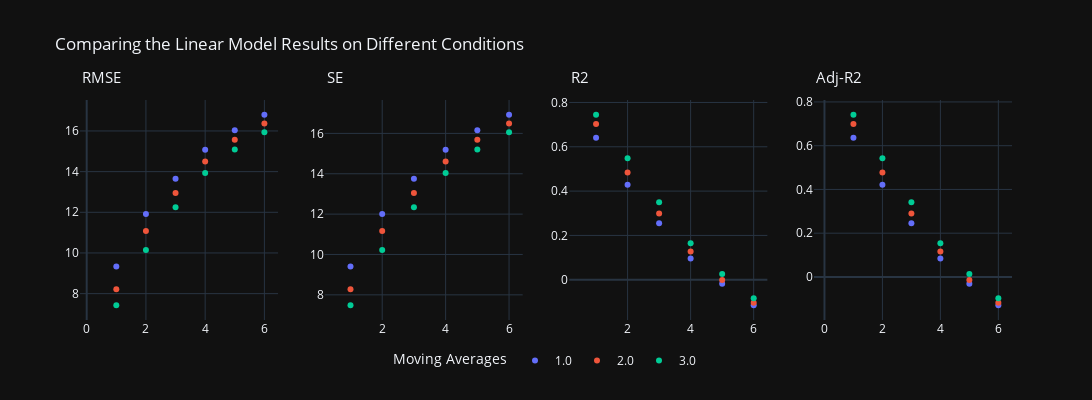
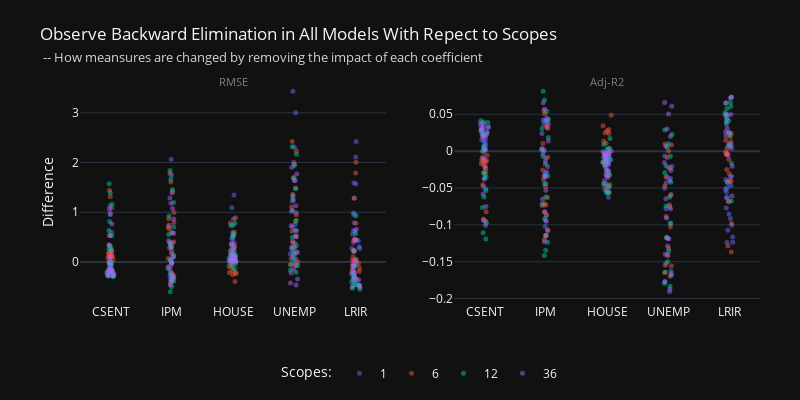
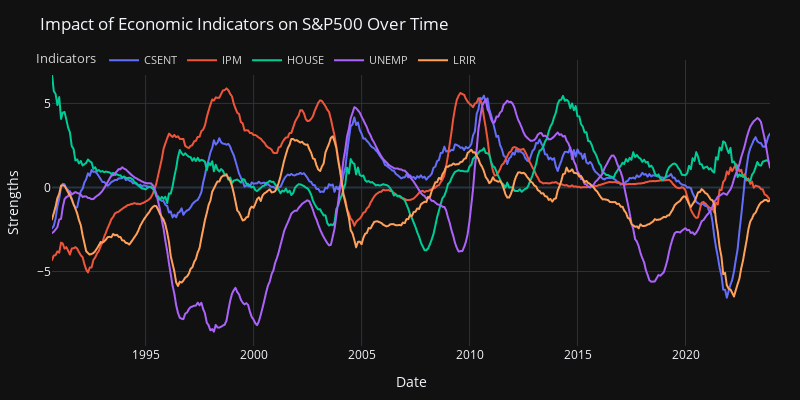

Notebook code for these charts, in order:
### Code cell
# comparing model performance & backward elimination test
fig1_1, fig1_2, fig1_3 = PA.model_learning([1, 6, 12, 36], model='LinR')

horizon_plots(fig1_1, 'Linear Model').show()
fig1_2.show()
fig1_3.show()

### Figure 1 — Plotly figure (JSON) as saved in the notebook; plotly's stock layout.template omitted (floating-point values rounded to 4 significant figures)
{"data": [{"hovertemplate": "MA=1.0<br>FP=%{x}<br>RMSE=%{y}<extra></extra>", "legendgroup": "1.0", "marker": {"color": "#636efa", "symbol": "circle"}, "mode": "markers", "name": "1.0", "orientation": "v", "showlegend": true, "type": "scatter", "x": [1, 2, 3, 4, 5, 6], "xaxis": "x", "y": [9.338, 11.91, 13.65, 15.08, 16.03, 16.8], "yaxis": "y"}, {"hovertemplate": "MA=2.0<br>FP=%{x}<br>RMSE=%{y}<extra></extra>", "legendgroup": "2.0", "marker": {"color": "#EF553B", "symbol": "circle"}, "mode": "markers", "name": "2.0", "orientation": "v", "showlegend": true, "type": "scatter", "x": [1, 2, 3, 4, 5, 6], "xaxis": "x", "y": [8.214, 11.08, 12.95, 14.5, 15.57, 16.36], "yaxis": "y"}, {"hovertemplate": "MA=3.0<br>FP=%{x}<br>RMSE=%{y}<extra></extra>", "legendgroup": "3.0", "marker": {"color": "#00cc96", "symbol": "circle"}, "mode": "markers", "name": "3.0", "orientation": "v", "showlegend": true, "type": "scatter", "x": [1, 2, 3, 4, 5, 6], "xaxis": "x", "y": [7.429, 10.15, 12.25, 13.94, 15.09, 15.94], "yaxis": "y"}, {"hovertemplate": "MA=1.0<br>FP=%{x}<br>SE=%{y}<extra></extra>", "legendgroup": "1.0", "marker": {"color": "#636efa", "symbol": "circle"}, "mode": "markers", "name": "1.0", "orientation": "v", "showlegend": false, "type": "scatter", "x": [1, 2, 3, 4, 5, 6], "xaxis": "x2", "y": [9.408, 12.0, 13.76, 15.19, 16.15, 16.92], "yaxis": "y2"}, {"hovertemplate": "MA=2.0<br>FP=%{x}<br>SE=%{y}<extra></extra>", "legendgroup": "2.0", "marker": {"color": "#EF553B", "symbol": "circle"}, "mode": "markers", "name": "2.0", "orientation": "v", "showlegend": false, "type": "scatter", "x": [1, 2, 3, 4, 5, 6], "xaxis": "x2", "y": [8.275, 11.16, 13.05, 14.61, 15.68, 16.49], "yaxis": "y2"}, {"hovertemplate": "MA=3.0<br>FP=%{x}<br>SE=%{y}<extra></extra>", "legendgroup": "3.0", "marker": {"color": "#00cc96", "symbol": "circle"}, "mode": "markers", "name": "3.0", "orientation": "v", "showlegend": false, "type": "scatter", "x": [1, 2, 3, 4, 5, 6], "xaxis": "x2", "y": [7.484, 10.22, 12.34, 14.04, 15.2, 16.06], "yaxis": "y2"}, {"hovertemplate": "MA=1.0<br>FP=%{x}<br>R2=%{y}<extra></extra>", "legendgroup": "1.0", "marker": {"color": "#636efa", "symbol": "circle"}, "mode": "markers", "name": "1.0", "orientation": "v", "showlegend": false, "type": "scatter", "x": [1, 2, 3, 4, 5, 6], "xaxis": "x3", "y": [0.6406, 0.4292, 0.2551, 0.096, -0.01785, -0.1152], "yaxis": "y3"}, {"hovertemplate": "MA=2.0<br>FP=%{x}<br>R2=%{y}<extra></extra>", "legendgroup": "2.0", "marker": {"color": "#EF553B", "symbol": "circle"}, "mode": "markers", "name": "2.0", "orientation": "v", "showlegend": false, "type": "scatter", "x": [1, 2, 3, 4, 5, 6], "xaxis": "x3", "y": [0.7033, 0.4836, 0.2992, 0.1275, -0.001215, -0.104], "yaxis": "y3"}, {"hovertemplate": "MA=3.0<br>FP=%{x}<br>R2=%{y}<extra></extra>", "legendgroup": "3.0", "marker": {"color": "#00cc96", "symbol": "circle"}, "mode": "markers", "name": "3.0", "orientation": "v", "showlegend": false, "type": "scatter", "x": [1, 2, 3, 4, 5, 6], "xaxis": "x3", "y": [0.7446, 0.5488, 0.3501, 0.165, 0.0258, -0.08418], "yaxis": "y3"}, {"hovertemplate": "MA=1.0<br>FP=%{x}<br>Adj-R2=%{y}<extra></extra>", "legendgroup": "1.0", "marker": {"color": "#636efa", "symbol": "circle"}, "mode": "markers", "name": "1.0", "orientation": "v", "showlegend": false, "type": "scatter", "x": [1, 2, 3, 4, 5, 6], "xaxis": "x4", "y": [0.6361, 0.422, 0.2457, 0.08459, -0.03073, -0.1294], "yaxis": "y4"}, {"hovertemplate": "MA=2.0<br>FP=%{x}<br>Adj-R2=%{y}<extra></extra>", "legendgroup": "2.0", "marker": {"color": "#EF553B", "symbol": "circle"}, "mode": "markers", "name": "2.0", "orientation": "v", "showlegend": false, "type": "scatter", "x": [1, 2, 3, 4, 5, 6], "xaxis": "x4", "y": [0.6996, 0.4771, 0.2903, 0.1165, -0.01389, -0.118], "yaxis": "y4"}, {"hovertemplate": "MA=3.0<br>FP=%{x}<br>Adj-R2=%{y}<extra></extra>", "legendgroup": "3.0", "marker": {"color": "#00cc96", "symbol": "circle"}, "mode": "markers", "name": "3.0", "orientation": "v", "showlegend": false, "type": "scatter", "x": [1, 2, 3, 4, 5, 6], "xaxis": "x4", "y": [0.7414, 0.5431, 0.3419, 0.1545, 0.01347, -0.09794], "yaxis": "y4"}], "layout": {"annotations": [{"font": {"size": 15}, "showarrow": false, "text": "RMSE", "x": 0.5, "xanchor": "center", "xref": "x", "y": 1.05, "yanchor": "bottom", "yref": "paper"}, {"font": {"size": 15}, "showarrow": false, "text": "SE", "x": 0.5, "xanchor": "center", "xref": "x2", "y": 1.05, "yanchor": "bottom", "yref": "paper"}, {"font": {"size": 15}, "showarrow": false, "text": "R2", "x": 0.5, "xanchor": "center", "xref": "x3", "y": 1.05, "yanchor": "bottom", "yref": "paper"}, {"font": {"size": 15}, "showarrow": false, "text": "Adj-R2", "x": 0.5, "xanchor": "center", "xref": "x4", "y": 1.05, "yanchor": "bottom", "yref": "paper"}], "height": 400, "legend": {"orientation": "h", "title": {"text": "Moving Averages"}, "x": 0.5, "xanchor": "center", "y": -0.25, "yanchor": "bottom"}, "title": {"text": "Comparing the Linear Model Results on Different Conditions"}, "width": 1250, "xaxis": {"anchor": "y", "domain": [0, 0.2125]}, "xaxis2": {"anchor": "y2", "domain": [0.2625, 0.475]}, "xaxis3": {"anchor": "y3", "domain": [0.525, 0.7375]}, "xaxis4": {"anchor": "y4", "domain": [0.7875, 1]}, "yaxis": {"anchor": "x", "domain": [0, 1]}, "yaxis2": {"anchor": "x2", "domain": [0, 1]}, "yaxis3": {"anchor": "x3", "domain": [0, 1]}, "yaxis4": {"anchor": "x4", "domain": [0, 1]}}}

### Figure 2 — Plotly figure (JSON) as saved in the notebook; plotly's stock layout.template omitted (floating-point values rounded to 4 significant figures)
{"data": [{"alignmentgroup": "True", "boxpoints": "all", "fillcolor": "rgba(255,255,255,0)", "hoveron": "points", "hovertemplate": "sc=1<br>theta=%{x}<br>diff=%{y}<extra></extra>", "legendgroup": "1", "line": {"color": "rgba(255,255,255,0)"}, "marker": {"color": "#636efa", "opacity": 0.5, "size": 5}, "name": "1", "offsetgroup": "1", "orientation": "v", "pointpos": 0, "showlegend": true, "type": "box", "x": ["CSENT", "IPM", "HOUSE", "UNEMP", "LRIR", "CSENT", "IPM", "HOUSE", "UNEMP", "LRIR", "CSENT", "IPM", "HOUSE", "UNEMP", "LRIR", "CSENT", "IPM", "HOUSE", "UNEMP", "LRIR", "CSENT", "IPM", "HOUSE", "UNEMP", "LRIR", "CSENT", "IPM", "HOUSE", "UNEMP", "LRIR", "CSENT", "IPM", "HOUSE", "UNEMP", "LRIR", "CSENT", "IPM", "HOUSE", "UNEMP", "LRIR", "CSENT", "IPM", "HOUSE", "UNEMP", "LRIR", "CSENT", "IPM", "HOUSE", "UNEMP", "LRIR", "CSENT", "IPM", "HOUSE", "UNEMP", "LRIR", "CSENT", "IPM", "HOUSE", "UNEMP", "LRIR", "CSENT", "IPM", "HOUSE", "UNEMP", "LRIR", "CSENT", "IPM", "HOUSE", "UNEMP", "LRIR", "CSENT", "IPM", "HOUSE", "UNEMP", "LRIR", "CSENT", "IPM", "HOUSE", "UNEMP", "LRIR", "CSENT", "IPM", "HOUSE", "UNEMP", "LRIR", "CSENT", "IPM", "HOUSE", "UNEMP", "LRIR"], "x0": " ", "xaxis": "x", "y": [0.5975, 1.388, 0.8647, 2.312, 1.595, -0.1888, 0.3842, 0.4755, 1.335, 0.9837, -0.1946, 0.2969, 0.3169, 0.7505, 0.6318, -0.2571, -0.01871, 0.1417, 0.3824, 0.44, -0.2687, -0.3483, 0.09658, 0.1903, 0.3844, -0.1399, -0.3291, 0.1198, 0.0529, 0.3079, 0.9468, 1.749, 1.09, 3.002, 2.109, -0.09525, 0.3534, 0.5865, 1.642, 1.282, -0.1458, 0.3415, 0.4555, 0.9965, 0.7891, -0.2717, -0.004315, 0.2324, 0.5225, 0.5583, -0.2866, -0.3403, 0.1413, 0.3032, 0.425, -0.09389, -0.3391, 0.1551, 0.1627, 0.2739, 1.123, 2.064, 1.347, 3.437, 2.421, 0.108, 0.5914, 0.7401, 2.008, 1.567, -0.04769, 0.3819, 0.5266, 1.228, 0.955, -0.2305, 0.08946, 0.2571, 0.7005, 0.6168, -0.2669, -0.2666, 0.1501, 0.411, 0.4539, -0.06992, -0.2956, 0.1513, 0.2729, 0.2677], "y0": " ", "yaxis": "y"}, {"alignmentgroup": "True", "boxpoints": "all", "fillcolor": "rgba(255,255,255,0)", "hoveron": "points", "hovertemplate": "sc=1<br>theta=%{x}<br>diff=%{y}<extra></extra>", "legendgroup": "1", "line": {"color": "rgba(255,255,255,0)"}, "marker": {"color": "#636efa", "opacity": 0.5, "size": 5}, "name": "1", "offsetgroup": "1", "orientation": "v", "pointpos": 0, "showlegend": false, "type": "box", "x": ["CSENT", "IPM", "HOUSE", "UNEMP", "LRIR", "CSENT", "IPM", "HOUSE", "UNEMP", "LRIR", "CSENT", "IPM", "HOUSE", "UNEMP", "LRIR", "CSENT", "IPM", "HOUSE", "UNEMP", "LRIR", "CSENT", "IPM", "HOUSE", "UNEMP", "LRIR", "CSENT", "IPM", "HOUSE", "UNEMP", "LRIR", "CSENT", "IPM", "HOUSE", "UNEMP", "LRIR", "CSENT", "IPM", "HOUSE", "UNEMP", "LRIR", "CSENT", "IPM", "HOUSE", "UNEMP", "LRIR", "CSENT", "IPM", "HOUSE", "UNEMP", "LRIR", "CSENT", "IPM", "HOUSE", "UNEMP", "LRIR", "CSENT", "IPM", "HOUSE", "UNEMP", "LRIR", "CSENT", "IPM", "HOUSE", "UNEMP", "LRIR", "CSENT", "IPM", "HOUSE", "UNEMP", "LRIR", "CSENT", "IPM", "HOUSE", "UNEMP", "LRIR", "CSENT", "IPM", "HOUSE", "UNEMP", "LRIR", "CSENT", "IPM", "HOUSE", "UNEMP", "LRIR", "CSENT", "IPM", "HOUSE", "UNEMP", "LRIR"], "x0": " ", "xaxis": "x2", "y": [-0.0353, -0.08641, -0.05202, -0.1526, -0.1006, 0.01547, -0.03237, -0.04024, -0.1176, -0.08526, 0.01884, -0.02933, -0.03134, -0.07551, -0.06327, 0.02825, 0.002073, -0.0158, -0.043, -0.04958, 0.0319, 0.04123, -0.01161, -0.02293, -0.04663, 0.0173, 0.04044, -0.01494, -0.00658, -0.03861, -0.04771, -0.09403, -0.05561, -0.1773, -0.1166, 0.007435, -0.02826, -0.04746, -0.1402, -0.1075, 0.0137, -0.03278, -0.04395, -0.0984, -0.07724, 0.02968, 0.0004762, -0.02588, -0.05882, -0.06294, 0.03432, 0.04067, -0.01717, -0.03705, -0.05215, 0.01176, 0.04212, -0.01959, -0.02055, -0.03472, -0.05107, -0.1023, -0.06255, -0.1909, -0.1238, -0.007827, -0.04412, -0.05569, -0.1622, -0.1235, 0.004349, -0.03554, -0.04934, -0.1188, -0.09125, 0.02478, -0.009742, -0.02818, -0.07814, -0.06858, 0.03196, 0.03192, -0.01824, -0.0504, -0.05576, 0.008808, 0.03695, -0.01921, -0.03478, -0.03411], "y0": " ", "yaxis": "y2"}, {"alignmentgroup": "True", "boxpoints": "all", "fillcolor": "rgba(255,255,255,0)", "hoveron": "points", "hovertemplate": "sc=6<br>theta=%{x}<br>diff=%{y}<extra></extra>", "legendgroup": "6", "line": {"color": "rgba(255,255,255,0)"}, "marker": {"color": "#EF553B", "opacity": 0.5, "size": 5}, "name": "6", "offsetgroup": "6", "orientation": "v", "pointpos": 0, "showlegend": true, "type": "box", "x": ["CSENT", "IPM", "HOUSE", "UNEMP", "LRIR", "CSENT", "IPM", "HOUSE", "UNEMP", "LRIR", "CSENT", "IPM", "HOUSE", "UNEMP", "LRIR", "CSENT", "IPM", "HOUSE", "UNEMP", "LRIR", "CSENT", "IPM", "HOUSE", "UNEMP", "LRIR", "CSENT", "IPM", "HOUSE", "UNEMP", "LRIR", "CSENT", "IPM", "HOUSE", "UNEMP", "LRIR", "CSENT", "IPM", "HOUSE", "UNEMP", "LRIR", "CSENT", "IPM", "HOUSE", "UNEMP", "LRIR", "CSENT", "IPM", "HOUSE", "UNEMP", "LRIR", "CSENT", "IPM", "HOUSE", "UNEMP", "LRIR", "CSENT", "IPM", "HOUSE", "UNEMP", "LRIR", "CSENT", "IPM", "HOUSE", "UNEMP", "LRIR", "CSENT", "IPM", "HOUSE", "UNEMP", "LRIR", "CSENT", "IPM", "HOUSE", "UNEMP", "LRIR", "CSENT", "IPM", "HOUSE", "UNEMP", "LRIR", "CSENT", "IPM", "HOUSE", "UNEMP", "LRIR", "CSENT", "IPM", "HOUSE", "UNEMP", "LRIR"], "x0": " ", "xaxis": "x", "y": [1.092, 1.413, 0.5997, 1.973, 1.286, 0.2336, 0.8666, 0.2081, 1.363, 0.4265, 0.1622, 0.5822, 0.09904, 0.8139, 0.2336, 0.04663, 0.2185, -0.2134, 0.3975, 0.01055, 0.102, -0.2762, -0.3964, 0.06818, 0.03828, -0.1616, -0.424, -0.2136, -0.06284, 0.2302, 1.319, 1.607, 0.7817, 2.236, 1.791, 0.3323, 0.7919, 0.3608, 1.489, 0.4542, 0.1126, 0.6637, 0.1442, 0.947, 0.1051, 0.1197, 0.3252, -0.09115, 0.5016, -0.0326, 0.1627, -0.08323, -0.2367, 0.179, -0.1019, 0.006329, -0.3866, -0.2603, -0.07195, 0.02678, 1.443, 1.78, 0.8897, 2.424, 2.007, 0.5312, 0.9948, 0.5243, 1.698, 0.778, 0.1668, 0.7032, 0.312, 1.104, 0.03234, 0.08259, 0.4065, -0.02969, 0.6154, -0.1276, 0.2196, 0.06669, -0.1095, 0.2781, -0.1944, 0.1092, -0.2342, -0.1802, -0.001023, -0.1459], "y0": " ", "yaxis": "y"}, {"alignmentgroup": "True", "boxpoints": "all", "fillcolor": "rgba(255,255,255,0)", "hoveron": "points", "hovertemplate": "sc=6<br>theta=%{x}<br>diff=%{y}<extra></extra>", "legendgroup": "6", "line": {"color": "rgba(255,255,255,0)"}, "marker": {"color": "#EF553B", "opacity": 0.5, "size": 5}, "name": "6", "offsetgroup": "6", "orientation": "v", "pointpos": 0, "showlegend": false, "type": "box", "x": ["CSENT", "IPM", "HOUSE", "UNEMP", "LRIR", "CSENT", "IPM", "HOUSE", "UNEMP", "LRIR", "CSENT", "IPM", "HOUSE", "UNEMP", "LRIR", "CSENT", "IPM", "HOUSE", "UNEMP", "LRIR", "CSENT", "IPM", "HOUSE", "UNEMP", "LRIR", "CSENT", "IPM", "HOUSE", "UNEMP", "LRIR", "CSENT", "IPM", "HOUSE", "UNEMP", "LRIR", "CSENT", "IPM", "HOUSE", "UNEMP", "LRIR", "CSENT", "IPM", "HOUSE", "UNEMP", "LRIR", "CSENT", "IPM", "HOUSE", "UNEMP", "LRIR", "CSENT", "IPM", "HOUSE", "UNEMP", "LRIR", "CSENT", "IPM", "HOUSE", "UNEMP", "LRIR", "CSENT", "IPM", "HOUSE", "UNEMP", "LRIR", "CSENT", "IPM", "HOUSE", "UNEMP", "LRIR", "CSENT", "IPM", "HOUSE", "UNEMP", "LRIR", "CSENT", "IPM", "HOUSE", "UNEMP", "LRIR", "CSENT", "IPM", "HOUSE", "UNEMP", "LRIR", "CSENT", "IPM", "HOUSE", "UNEMP", "LRIR"], "x0": " ", "xaxis": "x2", "y": [-0.08209, -0.1081, -0.0439, -0.1554, -0.09769, -0.02161, -0.08237, -0.01923, -0.1323, -0.03978, -0.01728, -0.063, -0.01053, -0.08884, -0.02495, -0.005467, -0.02577, 0.0248, -0.04717, -0.001235, -0.01272, 0.03403, 0.04865, -0.008495, -0.004765, 0.02103, 0.05475, 0.02776, 0.008205, -0.03033, -0.09211, -0.1142, -0.05283, -0.1648, -0.1286, -0.03007, -0.07318, -0.03269, -0.1419, -0.04133, -0.01183, -0.07128, -0.01518, -0.1028, -0.01104, -0.01406, -0.03847, 0.01062, -0.0597, 0.003807, -0.02048, 0.01039, 0.02941, -0.02255, 0.01272, -0.000841, 0.05074, 0.0343, 0.009536, -0.00356, -0.09481, -0.1196, -0.05632, -0.1696, -0.1368, -0.04576, -0.08772, -0.04516, -0.1549, -0.06786, -0.01713, -0.07385, -0.03224, -0.1179, -0.003303, -0.009637, -0.048, 0.003449, -0.07323, 0.01477, -0.02772, -0.008373, 0.01366, -0.03516, 0.02419, -0.01462, 0.03103, 0.02392, 0.0001365, 0.01939], "y0": " ", "yaxis": "y2"}, {"alignmentgroup": "True", "boxpoints": "all", "fillcolor": "rgba(255,255,255,0)", "hoveron": "points", "hovertemplate": "sc=12<br>theta=%{x}<br>diff=%{y}<extra></extra>", "legendgroup": "12", "line": {"color": "rgba(255,255,255,0)"}, "marker": {"color": "#00cc96", "opacity": 0.5, "size": 5}, "name": "12", "offsetgroup": "12", "orientation": "v", "pointpos": 0, "showlegend": true, "type": "box", "x": ["CSENT", "IPM", "HOUSE", "UNEMP", "LRIR", "CSENT", "IPM", "HOUSE", "UNEMP", "LRIR", "CSENT", "IPM", "HOUSE", "UNEMP", "LRIR", "CSENT", "IPM", "HOUSE", "UNEMP", "LRIR", "CSENT", "IPM", "HOUSE", "UNEMP", "LRIR", "CSENT", "IPM", "HOUSE", "UNEMP", "LRIR", "CSENT", "IPM", "HOUSE", "UNEMP", "LRIR", "CSENT", "IPM", "HOUSE", "UNEMP", "LRIR", "CSENT", "IPM", "HOUSE", "UNEMP", "LRIR", "CSENT", "IPM", "HOUSE", "UNEMP", "LRIR", "CSENT", "IPM", "HOUSE", "UNEMP", "LRIR", "CSENT", "IPM", "HOUSE", "UNEMP", "LRIR", "CSENT", "IPM", "HOUSE", "UNEMP", "LRIR", "CSENT", "IPM", "HOUSE", "UNEMP", "LRIR", "CSENT", "IPM", "HOUSE", "UNEMP", "LRIR", "CSENT", "IPM", "HOUSE", "UNEMP", "LRIR", "CSENT", "IPM", "HOUSE", "UNEMP", "LRIR", "CSENT", "IPM", "HOUSE", "UNEMP", "LRIR"], "x0": " ", "xaxis": "x", "y": [1.162, 1.457, 0.5655, 1.941, 0.2071, 0.5276, 0.7049, 0.1485, 1.301, -0.2228, 0.2772, 0.2944, 0.07204, 0.6392, -0.3256, -0.05092, -0.01718, -0.1365, 0.231, -0.4034, -0.1889, -0.3304, -0.06942, -0.04214, -0.328, -0.2854, -0.6026, 0.1149, -0.2088, -0.06577, 1.391, 1.666, 0.7348, 2.169, 0.5654, 0.633, 0.923, 0.3304, 1.475, -0.2641, 0.255, 0.3849, 0.1267, 0.8363, -0.4037, 0.001487, 0.05425, -0.01705, 0.3319, -0.4665, -0.1946, -0.229, -0.0297, 0.05125, -0.4576, -0.283, -0.5006, 0.06205, -0.1642, -0.2971, 1.575, 1.84, 0.7756, 2.32, 0.929, 0.8129, 1.195, 0.5151, 1.683, -0.08472, 0.3254, 0.5505, 0.237, 1.018, -0.4811, -0.0183, 0.1381, 0.06446, 0.4913, -0.5278, -0.1703, -0.1375, 0.03875, 0.1461, -0.5498, -0.2927, -0.3855, 0.08257, -0.07147, -0.4699], "y0": " ", "yaxis": "y"}, {"alignmentgroup": "True", "boxpoints": "all", "fillcolor": "rgba(255,255,255,0)", "hoveron": "points", "hovertemplate": "sc=12<br>theta=%{x}<br>diff=%{y}<extra></extra>", "legendgroup": "12", "line": {"color": "rgba(255,255,255,0)"}, "marker": {"color": "#00cc96", "opacity": 0.5, "size": 5}, "name": "12", "offsetgroup": "12", "orientation": "v", "pointpos": 0, "showlegend": false, "type": "box", "x": ["CSENT", "IPM", "HOUSE", "UNEMP", "LRIR", "CSENT", "IPM", "HOUSE", "UNEMP", "LRIR", "CSENT", "IPM", "HOUSE", "UNEMP", "LRIR", "CSENT", "IPM", "HOUSE", "UNEMP", "LRIR", "CSENT", "IPM", "HOUSE", "UNEMP", "LRIR", "CSENT", "IPM", "HOUSE", "UNEMP", "LRIR", "CSENT", "IPM", "HOUSE", "UNEMP", "LRIR", "CSENT", "IPM", "HOUSE", "UNEMP", "LRIR", "CSENT", "IPM", "HOUSE", "UNEMP", "LRIR", "CSENT", "IPM", "HOUSE", "UNEMP", "LRIR", "CSENT", "IPM", "HOUSE", "UNEMP", "LRIR", "CSENT", "IPM", "HOUSE", "UNEMP", "LRIR", "CSENT", "IPM", "HOUSE", "UNEMP", "LRIR", "CSENT", "IPM", "HOUSE", "UNEMP", "LRIR", "CSENT", "IPM", "HOUSE", "UNEMP", "LRIR", "CSENT", "IPM", "HOUSE", "UNEMP", "LRIR", "CSENT", "IPM", "HOUSE", "UNEMP", "LRIR", "CSENT", "IPM", "HOUSE", "UNEMP", "LRIR"], "x0": " ", "xaxis": "x2", "y": [-0.09724, -0.1236, -0.04595, -0.1685, -0.01653, -0.05337, -0.07181, -0.01479, -0.1357, 0.02186, -0.0319, -0.0339, -0.00823, -0.07448, 0.03668, 0.006383, 0.002155, 0.01706, -0.02922, 0.05, 0.02476, 0.04312, 0.009132, 0.005548, 0.04281, 0.03889, 0.08137, -0.01584, 0.02853, 0.009021, -0.1106, -0.1344, -0.05637, -0.1795, -0.04298, -0.06211, -0.09167, -0.032, -0.1499, 0.02491, -0.02909, -0.04411, -0.01438, -0.09744, 0.04494, -0.0001876, -0.006857, 0.00215, -0.04234, 0.05795, 0.02599, 0.03054, 0.003986, -0.006895, 0.0606, 0.03937, 0.0692, -0.008723, 0.02293, 0.04132, -0.1193, -0.1415, -0.05604, -0.1832, -0.06774, -0.07632, -0.1141, -0.04769, -0.1644, 0.007623, -0.03638, -0.06209, -0.02641, -0.1169, 0.05211, 0.002296, -0.01742, -0.008108, -0.0627, 0.06503, 0.02291, 0.01853, -0.005249, -0.01985, 0.07308, 0.04129, 0.05422, -0.01178, 0.01015, 0.06591], "y0": " ", "yaxis": "y2"}, {"alignmentgroup": "True", "boxpoints": "all", "fillcolor": "rgba(255,255,255,0)", "hoveron": "points", "hovertemplate": "sc=36<br>theta=%{x}<br>diff=%{y}<extra></extra>", "legendgroup": "36", "line": {"color": "rgba(255,255,255,0)"}, "marker": {"color": "#ab63fa", "opacity": 0.5, "size": 5}, "name": "36", "offsetgroup": "36", "orientation": "v", "pointpos": 0, "showlegend": true, "type": "box", "x": ["CSENT", "IPM", "HOUSE", "UNEMP", "LRIR", "CSENT", "IPM", "HOUSE", "UNEMP", "LRIR", "CSENT", "IPM", "HOUSE", "UNEMP", "LRIR", "CSENT", "IPM", "HOUSE", "UNEMP", "LRIR", "CSENT", "IPM", "HOUSE", "UNEMP", "LRIR", "CSENT", "IPM", "HOUSE", "UNEMP", "LRIR", "CSENT", "IPM", "HOUSE", "UNEMP", "LRIR", "CSENT", "IPM", "HOUSE", "UNEMP", "LRIR", "CSENT", "IPM", "HOUSE", "UNEMP", "LRIR", "CSENT", "IPM", "HOUSE", "UNEMP", "LRIR", "CSENT", "IPM", "HOUSE", "UNEMP", "LRIR", "CSENT", "IPM", "HOUSE", "UNEMP", "LRIR", "CSENT", "IPM", "HOUSE", "UNEMP", "LRIR", "CSENT", "IPM", "HOUSE", "UNEMP", "LRIR", "CSENT", "IPM", "HOUSE", "UNEMP", "LRIR", "CSENT", "IPM", "HOUSE", "UNEMP", "LRIR", "CSENT", "IPM", "HOUSE", "UNEMP", "LRIR", "CSENT", "IPM", "HOUSE", "UNEMP", "LRIR"], "x0": " ", "xaxis": "x", "y": [0.7645, 1.075, 0.2732, 1.632, 0.2149, 0.2083, 0.5773, 0.05907, 1.033, -0.03622, -0.02706, 0.1715, 0.02209, 0.5218, -0.0834, -0.2038, -0.02693, 0.002325, 0.1172, -0.1958, -0.276, -0.2686, 0.03827, -0.221, -0.3671, -0.1427, -0.463, 0.1111, -0.4644, -0.4626, 0.9756, 1.18, 0.3797, 1.771, 0.4406, 0.3459, 0.7356, 0.1171, 1.129, -0.05804, -0.01184, 0.2791, 0.02604, 0.627, -0.1677, -0.1726, 0.02171, 0.01126, 0.1975, -0.237, -0.2651, -0.1721, 0.02262, -0.1429, -0.358, -0.2008, -0.3965, 0.07703, -0.4228, -0.5101, 1.062, 1.285, 0.3678, 1.905, 0.6548, 0.5328, 0.8618, 0.1988, 1.246, 0.05055, 0.09057, 0.4304, 0.05539, 0.7293, -0.2188, -0.1577, 0.1059, 0.005972, 0.2993, -0.3014, -0.2379, -0.09797, 0.03113, -0.04841, -0.3526, -0.2121, -0.3063, 0.06004, -0.3457, -0.4977], "y0": " ", "yaxis": "y"}, {"alignmentgroup": "True", "boxpoints": "all", "fillcolor": "rgba(255,255,255,0)", "hoveron": "points", "hovertemplate": "sc=36<br>theta=%{x}<br>diff=%{y}<extra></extra>", "legendgroup": "36", "line": {"color": "rgba(255,255,255,0)"}, "marker": {"color": "#ab63fa", "opacity": 0.5, "size": 5}, "name": "36", "offsetgroup": "36", "orientation": "v", "pointpos": 0, "showlegend": false, "type": "box", "x": ["CSENT", "IPM", "HOUSE", "UNEMP", "LRIR", "CSENT", "IPM", "HOUSE", "UNEMP", "LRIR", "CSENT", "IPM", "HOUSE", "UNEMP", "LRIR", "CSENT", "IPM", "HOUSE", "UNEMP", "LRIR", "CSENT", "IPM", "HOUSE", "UNEMP", "LRIR", "CSENT", "IPM", "HOUSE", "UNEMP", "LRIR", "CSENT", "IPM", "HOUSE", "UNEMP", "LRIR", "CSENT", "IPM", "HOUSE", "UNEMP", "LRIR", "CSENT", "IPM", "HOUSE", "UNEMP", "LRIR", "CSENT", "IPM", "HOUSE", "UNEMP", "LRIR", "CSENT", "IPM", "HOUSE", "UNEMP", "LRIR", "CSENT", "IPM", "HOUSE", "UNEMP", "LRIR", "CSENT", "IPM", "HOUSE", "UNEMP", "LRIR", "CSENT", "IPM", "HOUSE", "UNEMP", "LRIR", "CSENT", "IPM", "HOUSE", "UNEMP", "LRIR", "CSENT", "IPM", "HOUSE", "UNEMP", "LRIR", "CSENT", "IPM", "HOUSE", "UNEMP", "LRIR", "CSENT", "IPM", "HOUSE", "UNEMP", "LRIR"], "x0": " ", "xaxis": "x2", "y": [-0.07506, -0.1068, -0.02628, -0.1659, -0.02062, -0.0232, -0.06516, -0.006543, -0.1185, 0.003999, 0.003288, -0.02097, -0.002688, -0.06454, 0.01011, 0.02637, 0.003504, -0.0003027, -0.01531, 0.02535, 0.03754, 0.03654, -0.005252, 0.03011, 0.04979, 0.02044, 0.06575, -0.01603, 0.06594, 0.06569, -0.09412, -0.1148, -0.03568, -0.1768, -0.04152, -0.03832, -0.08268, -0.01285, -0.1287, 0.00633, 0.001446, -0.03445, -0.003186, -0.0783, 0.02039, 0.02261, -0.002862, -0.001484, -0.02618, 0.03098, 0.03656, 0.02381, -0.003147, 0.01979, 0.04925, 0.02917, 0.05726, -0.01128, 0.06101, 0.07343, -0.1005, -0.1229, -0.03369, -0.1872, -0.0608, -0.05814, -0.09528, -0.02141, -0.1399, -0.005411, -0.01103, -0.05308, -0.00674, -0.09088, 0.02636, 0.02076, -0.01406, -0.0007903, -0.03999, 0.03948, 0.03303, 0.01366, -0.004358, 0.006762, 0.04878, 0.03102, 0.04468, -0.008853, 0.05037, 0.07219], "y0": " ", "yaxis": "y2"}], "layout": {"annotations": [{"font": {"color": "grey", "size": 11}, "showarrow": false, "text": "RMSE", "x": 0.225, "xanchor": "center", "xref": "paper", "y": 0.95, "yanchor": "bottom", "yref": "paper"}, {"font": {"color": "grey", "size": 11}, "showarrow": false, "text": "Adj-R2", "x": 0.775, "xanchor": "center", "xref": "paper", "y": 0.95, "yanchor": "bottom", "yref": "paper"}], "height": 400, "legend": {"orientation": "h", "title": {"text": "Scopes:"}, "x": 0.5, "xanchor": "center", "y": -0.25, "yanchor": "top"}, "margin": {"b": 60, "l": 80, "r": 40, "t": 80}, "title": {"text": "Observe Backward Elimination in All Models With Repect to Scopes<br><span style=\"font-size: 12.5px; color: lightgrey;\"> -- How meansures are changed by removing the impact of each coefficient</span>"}, "width": 800, "xaxis": {"anchor": "y", "domain": [0, 0.45]}, "xaxis2": {"anchor": "y2", "domain": [0.55, 1]}, "yaxis": {"anchor": "x", "domain": [0, 1], "title": {"text": "Difference"}}, "yaxis2": {"anchor": "x2", "domain": [0, 1]}}}

### Figure 3 — Plotly figure (JSON) as saved in the notebook; plotly's stock layout.template omitted (floating-point values rounded to 4 significant figures; data arrays with more than 128 entries replaced by an {"elided": "..."} marker saying what was removed)
{"data": [{"hovertemplate": "%{y}", "legendgroup": "CSENT", "line": {"color": "#636efa", "dash": "solid"}, "marker": {"symbol": "circle"}, "mode": "lines", "name": "CSENT", "showlegend": true, "type": "scattergl", "x": {"elided": "400 str values"}, "xaxis": "x", "y": {"elided": "400 float values"}, "yaxis": "y"}, {"hovertemplate": "%{y}", "legendgroup": "IPM", "line": {"color": "#EF553B", "dash": "solid"}, "marker": {"symbol": "circle"}, "mode": "lines", "name": "IPM", "showlegend": true, "type": "scattergl", "x": {"elided": "400 str values"}, "xaxis": "x", "y": {"elided": "400 float values"}, "yaxis": "y"}, {"hovertemplate": "%{y}", "legendgroup": "HOUSE", "line": {"color": "#00cc96", "dash": "solid"}, "marker": {"symbol": "circle"}, "mode": "lines", "name": "HOUSE", "showlegend": true, "type": "scattergl", "x": {"elided": "400 str values"}, "xaxis": "x", "y": {"elided": "400 float values"}, "yaxis": "y"}, {"hovertemplate": "%{y}", "legendgroup": "UNEMP", "line": {"color": "#ab63fa", "dash": "solid"}, "marker": {"symbol": "circle"}, "mode": "lines", "name": "UNEMP", "showlegend": true, "type": "scattergl", "x": {"elided": "400 str values"}, "xaxis": "x", "y": {"elided": "400 float values"}, "yaxis": "y"}, {"hovertemplate": "%{y}", "legendgroup": "LRIR", "line": {"color": "#FFA15A", "dash": "solid"}, "marker": {"symbol": "circle"}, "mode": "lines", "name": "LRIR", "showlegend": true, "type": "scattergl", "x": {"elided": "400 str values"}, "xaxis": "x", "y": {"elided": "400 float values"}, "yaxis": "y"}], "layout": {"height": 400, "hovermode": "x unified", "legend": {"font": {"color": "lightgray", "size": 11}, "orientation": "h", "title": {"text": "Indicators"}, "tracegroupgap": 0, "x": -0.025, "xanchor": "left", "y": 1.05, "yanchor": "top"}, "margin": {"b": 50, "l": 50, "r": 30, "t": 60}, "title": {"text": "Impact of Economic Indicators on S&P500 Over Time"}, "width": 800, "xaxis": {"anchor": "y", "domain": [0, 1], "title": {"text": "Date"}}, "yaxis": {"anchor": "x", "domain": [0, 1], "title": {"text": "Strengths"}}}}
